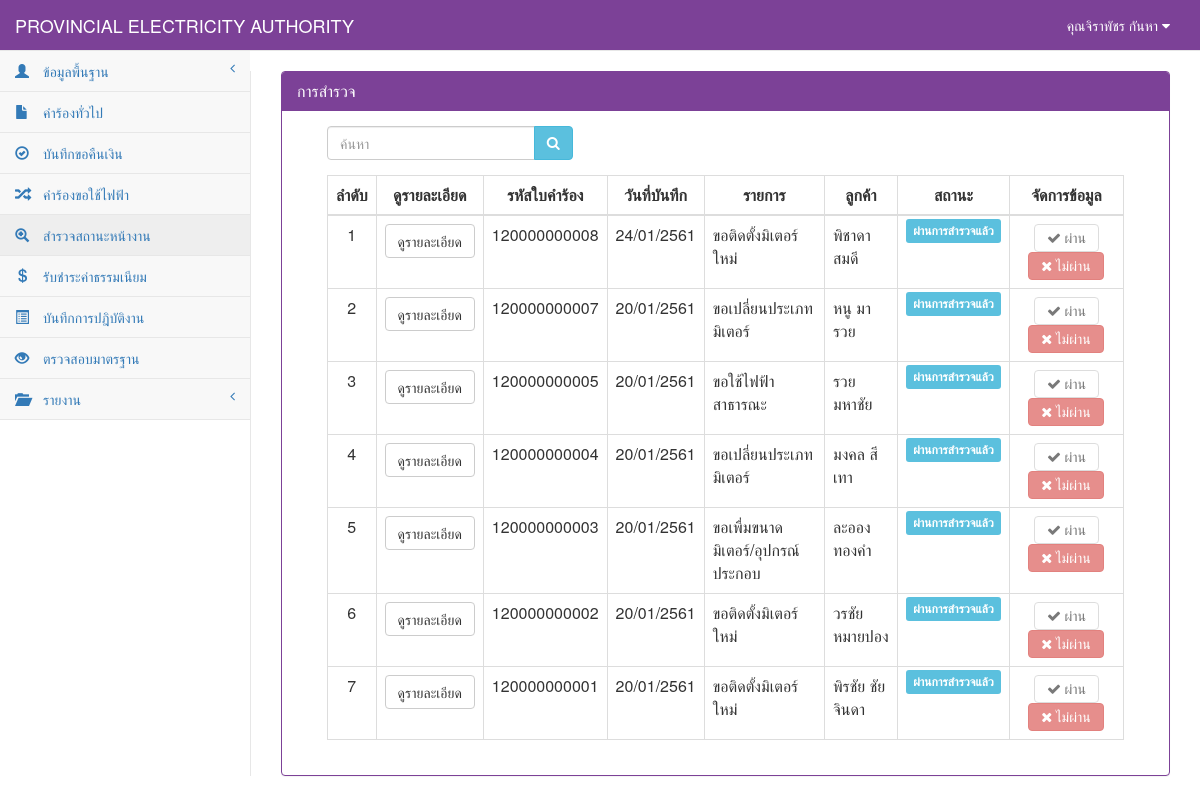
Page /StatusElectricity.php (signed in) on the committed database.
### tables this page shows
CREATE TABLE `tb_user` (
  `user_id` char(13) NOT NULL,
  `user_code` char(13) NOT NULL,
  `user_first` int(1) NOT NULL,
  `user_name` varchar(50) NOT NULL,
  `user_last` varchar(50) NOT NULL,
  `user_add` text NOT NULL,
  `user_tel` char(10) NOT NULL,
  `user_pos` int(1) NOT NULL,
  `user_pass` varchar(12) NOT NULL,
  PRIMARY KEY  (`user_id`)
);

CREATE TABLE `tb_electricity` (
  `re_id` char(12) NOT NULL,
  `re_date` date NOT NULL,
  `re_branch` varchar(50) NOT NULL,
  `user_id` char(13) NOT NULL,
  `cus_id` char(13) NOT NULL,
  `re_place_type` int(1) NOT NULL,
  `re_place_other` varchar(50) NOT NULL,
  `re_place_name` varchar(50) NOT NULL,
  `re_place_homeid` varchar(20) NOT NULL,
  `re_place_number` varchar(20) NOT NULL,
  `re_place_village` varchar(20) NOT NULL,
  `re_place_room` varchar(10) NOT NULL,
  `re_place_floor` varchar(5) NOT NULL,
  `re_place_alley` varchar(50) NOT NULL,
  `re_place_alleyway` varchar(50) NOT NULL,
  `re_place_road` varchar(50) NOT NULL,
  `re_place_villno` varchar(2) NOT NULL,
  `re_place_district` varchar(30) NOT NULL,
  `re_place_canton` varchar(30) NOT NULL,
  `re_place_province` varchar(30) NOT NULL,
  `re_place_post` varchar(10) NOT NULL,
  `re_place_tel` char(10) NOT NULL,
  `re_place_fax` char(10) NOT NULL,
  `re_place_email` varchar(30) NOT NULL,
  `re_place_service` varchar(10) NOT NULL,
  `re_contact_place` varchar(100) NOT NULL,
  `re_contact_homeid` varchar(20) NOT NULL,
  `re_contact_number` varchar(20) NOT NULL,
  `re_contact_village` varchar(20) NOT NULL,
  `re_contact_room` varchar(10) NOT NULL,
  `re_contact_floor` varchar(5) NOT NULL,
  `re_contact_alley` varchar(50) NOT NULL,
  `re_contact_alleyway` varchar(50) NOT NULL,
  `re_contact_road` varchar(50) NOT NULL,
  `re_contact_villno` varchar(2) NOT NULL,
  `re_contact_district` varchar(30) NOT NULL,
  `re_contact_canton` varchar(30) NOT NULL,
  `re_contact_province` varchar(30) NOT NULL,
  `re_contact_post` varchar(10) NOT NULL,
  `re_contact_tel` char(10) NOT NULL,
  `re_contact_fax` char(10) NOT NULL,
  `re_contact_email` varchar(30) NOT NULL,
  `re_want_type` int(2) NOT NULL,
  `re_want_other` varchar(100) NOT NULL,
  `re_detail` varchar(100) NOT NULL,
  `re_use_type` int(1) NOT NULL,
  `re_use_other` varchar(255) NOT NULL,
  `re_dateset` date NOT NULL,
  `re_keep_type` int(1) NOT NULL,
  `re_keep_name` varchar(255) NOT NULL,
  `re_keep_homeid` varchar(20) NOT NULL,
  `re_keep_number` varchar(20) NOT NULL,
  `re_keep_village` varchar(20) NOT NULL,
  `re_keep_room` varchar(20) NOT NULL,
  `re_keep_floor` varchar(5) NOT NULL,
  `re_keep_alley` varchar(50) NOT NULL,
  `re_keep_alleyway` varchar(50) NOT NULL,
  `re_keep_road` varchar(50) NOT NULL,
  `re_keep_villno` varchar(2) NOT NULL,
  `re_keep_district` varchar(30) NOT NULL,
  `re_keep_canton` varchar(30) NOT NULL,
  `re_keep_province` varchar(30) NOT NULL,
  `re_keep_post` varchar(10) NOT NULL,
  `re_keep_tel` char(10) NOT NULL,
  `re_keep_fax` char(10) NOT NULL,
  `re_keep_email` varchar(30) NOT NULL,
  `re_picture` varchar(255) NOT NULL,
  `re_status` int(1) NOT NULL,
  `re_pay` int(1) NOT NULL,
  PRIMARY KEY  (`re_id`,`re_keep_district`)
);

CREATE TABLE `tb_customer` (
  `cus_id` char(13) NOT NULL,
  `cus_first` int(2) NOT NULL,
  `cus_name` varchar(50) NOT NULL,
  `cus_type` varchar(30) NOT NULL,
  `cus_code` char(9) NOT NULL,
  `cus_tax` char(13) NOT NULL,
  `cus_homeid` varchar(20) NOT NULL,
  `cus_number` varchar(20) NOT NULL,
  `cus_village` varchar(20) NOT NULL,
  `cus_room` varchar(10) NOT NULL,
  `cus_floor` varchar(5) NOT NULL,
  `cus_alley` varchar(50) NOT NULL,
  `cus_alleyway` varchar(50) NOT NULL,
  `cus_road` varchar(50) NOT NULL,
  `cus_vilno` varchar(2) NOT NULL,
  `cus_district` varchar(30) NOT NULL,
  `cus_canton` varchar(30) NOT NULL,
  `cus_province` varchar(30) NOT NULL,
  `cus_post` varchar(10) NOT NULL,
  `cus_tel` char(10) NOT NULL,
  `cus_fax` char(10) NOT NULL,
  `cus_email` varchar(30) NOT NULL,
  PRIMARY KEY  (`cus_id`)
);

### connect_db.php (called while the page is built, shortened)
<?php
$dbname="pea";
?>

### StatusElectricity.php (the view, shortened to what this page needs)
<?php
include "connect_db.php";
function getlistname($want_type, $other) {
    if ($want_type == 0) {
        $want = "ขอติดตั้งมิเตอร์ใหม่";
    } elseif ($want_type == 1) {
        $want = "ขอตัดฝากมิเตอร์โดยไม่ใช้ไฟฟ้า";
    } elseif ($want_type == 2) {
        $want = "ขอต่อกลับการใช้ไฟฟ้า";
    } elseif ($want_type == 3) {
        $want = "ขอเพื่มขนาดมิเตอร์/อุปกรณ์ประกอบ";
    } elseif ($want_type == 4) {
        $want = "ขอเปลี่ยนประเภทมิเตอร์";
    } elseif ($want_type == 5) {
        $want = "ขอหยุดซ่อมแซมเครื่องจักรประจำปี";
    } elseif ($want_type == 6) {
        $want = "ขอใช้ไฟฟ้าชั่วคราวแบบเหมาจ่าย";
    } elseif ($want_type == 7) {
        $want = "ขอติดตั้งไฟฟ้าชั่วคราว";
    } elseif ($want_type == 8) {
        $want = "ขอตัดฝากมิเตอร์ใช้เพื่อแสงสว่างไม่ลด CT";
    } elseif ($want_type == 9) {
        $want = "ขอยกเลิกเลิกการใช้ไฟฟ้า";
    } elseif ($want_type == 10) {
        $want = "ชอลดขนาดมิเตอร์/อุปกรณ์ประกอบ";
    } elseif ($want_type == 11) {
        $want = "ขอใช้ไฟฟ้าสาธารณะ";
    } elseif ($want_type == 12) {
        $want = "ขอตัดมิเตอร์ใช้เพื่อแสงสว่างลด CT";
    } elseif ($want_type == 13) {
        $want = "ขอย้ายจุดติดตั้งมิเตอร์/อุปกรณ์ประกอบ";
    } elseif ($want_type == 14) {
        $want = "ขอเปลี่ยนมิเตอร์กรณีชำรุด";
    } elseif ($want_type == 15) {
        $want = "ขอใช้ไฟฟ้าตู้โทรศัพท์ต่อตรง";
    } elseif ($want_type == 16) {
        $want = $other;
    }
    return $want;
}
function Dateim($mydate) {
    $d = split("-", $mydate);
    $mydate = $d[2] . "/" . $d[1] . "/" . ($d[0] + 543);
    return "$mydate";
}
?>
<!DOCTYPE html>
<html>
    <head>
        <link href="vendor/bootstrap/css/bootstrap.css" rel="stylesheet">
        <link href="vendor/metisMenu/metisMenu.css" rel="stylesheet">
        <link href="dist/css/sb-admin-2.css" rel="stylesheet">
        <link href="vendor/font-awesome/css/font-awesome.css" rel="stylesheet" type="text/css">
    </head>
    <body>
        <?php include "header.php"; ?>
        <?php
        include"sidebar.php";
        ?>
        <div id="page-wrapper">
            <div class="panel panel-primary">
                <div class="panel-heading">
                    <h2 class="panel-title">การสำรวจ</h2>
                </div>
                <div class="panel-body">
                    <div class="col-sm-12">
                        <div class="col-sm-4">
                            <form name="frmSearch" method="POST">
                                <div class="form-group input-group">
                                    <input type="search" name="search" class="form-control" placeholder="ค้นหา">
                                    <span class="input-group-btn">
                                        <button class="btn btn-info" type="submit" style="height:34px;"><i class="fa fa-search"></i></button>
                                    </span>
                                </div>
                            </form>
                        </div>
                        <div class="col-sm-12">
                            <div class="table-responsive">
                                <table width="100%" class="table table-bordered table-hover">
                                    <thead>
                                        <tr>
                                            <th class=" text-center" >ลำดับ</th>
                                            <th class=" text-center">ดูรายละเอียด</th>
                                            <th class=" text-center" >รหัสใบคำร้อง</th>
                                            <th class=" text-center" >วันที่บันทึก</th>
                                            <th class=" text-center" >รายการ</th>
                                            <th class=" text-center" >ลูกค้า</th>
                                            <th class=" text-center" >สถานะ</th>
                                            <th class=" text-center">จัดการข้อมูล</th>
                                        </tr>
                                    </thead>
                                    <tbody>
                                        <?php
                                        $stop = array("1","5","6","7","8","9","14");
                                        $page = 0;
                                        $sql = "select * from tb_electricity where re_id like '%" . $_POST[search] . "%'  order by re_id desc";
                                        $result = mysql_db_query($dbname, $sql);
                                        if (mysql_num_rows($result) > 0) {
                                            while ($array = mysql_fetch_array($result)) {
                                                $sqlcus = "select * from tb_customer where cus_id='" . $array[cus_id] . "'";
                                                $resultcus = mysql_db_query($dbname, $sqlcus);
                                                $arraycus = mysql_fetch_array($resultcus);
                                                if ($array[re_status] == "9") {
                                                    $status = "ไม่ผ่านการสำรวจ";
                                                    $label = "danger";
                                                } elseif ($array[re_status] == "0") {
                                                    $status = "ไม่ผ่านการสำรวจ";
                                                    $label = "danger";
                                                } else {
                                                    $status = "ผ่านการสำรวจแล้ว";
                                                    $label = "info";
                                                }
                                                $wanttype = getlistname($array[re_want_type], $array[re_place_other]);
                                                if(!in_array($array['re_want_type'],$stop)){
                                                    $page++;
                                                ?>
                                                <tr>
                                                    <td class="text-center"><?= $page ?></td>
                                                    <td><a class="btn btn-default" href="StatusElectricity_view.php?id=<?= $array[re_id] ?>">ดูรายละเอียด</a></td>
                                                    <td class=" text-center"><?= $array[re_id] ?></td>
                                                    <td class=" text-center"><?= Dateim($array[re_date]); ?></td>
                                                    <td><?= $wanttype ?></td>
                                                    <td><?= $arraycus[cus_name] ?></td>
                                                    <td class="text-center"><span class="label label-<?= $label ?>"><?= $status ?></span></td>
                                                    <td>
                                                        <div class="btn-group" align="center">
                                                            <?php if($array['re_status'] == "0" or $array['re_status'] == "9"){?>
                                                            <center>
                                                                <a class="btn btn-default" href="StatusElectricity_detail.php?id=<?= $array[re_id] ?>"><i class="fa fa-check"> ผ่าน</i></a>
                                                                <a class="btn btn-danger" href="StatusElectricity_nopass.php?id=<?= $array[re_id] ?>"><i class="fa fa-times"> ไม่ผ่าน</i></a>
                                                            </center>
                                                            <?php }else{?>
                                                             <center>
                                                                <a class="btn btn-default disabled" ><i class="fa fa-check"> ผ่าน</i></a>
                                                                <a class="btn btn-danger disabled" ><i class="fa fa-times"> ไม่ผ่าน</i></a>
                                                            </center>
                                                            <?php }?>
                                                        </div>
                                                    </td>
                                                </tr>
                                                <?php
                                            }
                                            }
                                        } else {
                                            ?>
                                            <tr><td colspan="7" align="center">ไม่พบข้อมูล</td></tr>
                                            <?php
                                        }
                                        ?>
                                    </tbody>
                                </table>
                            </div>
                        </div>
                    </div>
                </div>
            </div>
        </div>
    </body>
</html>

### header.php (shortened to what this page needs)
<?php
$sqluser="select *from tb_user where user_id='".$_SESSION[loginid]."'";
$reuser=mysql_db_query($dbname,$sqluser);
$user=mysql_fetch_array($reuser);
?>
<nav style="background-color:#7c4197;" class="navbar navbar-default navbar-static-top" role="navigation" style="margin-bottom: 0" >
            <div class="navbar-header" >
                <a class="navbar-brand" style="color: White" href="index.php">PROVINCIAL ELECTRICITY AUTHORITY</a>
            </div>
            <ul class="nav navbar-top-links navbar-right" >
                 <li class="dropdown">
                     <a style="color: White" class="dropdown-toggle" data-toggle="dropdown" href="#">
                        คุณ<?=$user[user_name]?> <?=$user[user_last]?>
                        <i class="fa fa-caret-down"></i>
                    </a>
                </li>
            </ul>

### rows in the picture
tb_user: user_name "จิราพัชร", user_last "กันหา"
tb_electricity: array "120000000008", array "24/01/2561", wanttype "ขอติดตั้งมิเตอร์ใหม่", cus.cus_name "พิชาดา สมดี", status "ผ่านการสำรวจแล้ว"
tb_electricity: array "120000000007", array "20/01/2561", wanttype "ขอเปลี่ยนประเภทมิเตอร์", cus.cus_name "หนู มารวย", status "ผ่านการสำรวจแล้ว"
tb_electricity: array "120000000005", array "20/01/2561", wanttype "ขอใช้ไฟฟ้าสาธารณะ", cus.cus_name "รวย มหาชัย", status "ผ่านการสำรวจแล้ว"
tb_electricity: array "120000000004", array "20/01/2561", wanttype "ขอเปลี่ยนประเภทมิเตอร์", cus.cus_name "มงคล สีเทา", status "ผ่านการสำรวจแล้ว"
tb_electricity: array "120000000003", array "20/01/2561", wanttype "ขอเพื่มขนาดมิเตอร์/อุปกรณ์ประกอบ", cus.cus_name "ละออง ทองคำ", status "ผ่านการสำรวจแล้ว"
tb_electricity: array "120000000002", array "20/01/2561", wanttype "ขอติดตั้งมิเตอร์ใหม่", cus.cus_name "วรชัย หมายปอง", status "ผ่านการสำรวจแล้ว"
tb_electricity: array "120000000001", array "20/01/2561", wanttype "ขอติดตั้งมิเตอร์ใหม่", cus.cus_name "พิรชัย ชัยจินดา", status "ผ่านการสำรวจแล้ว"
